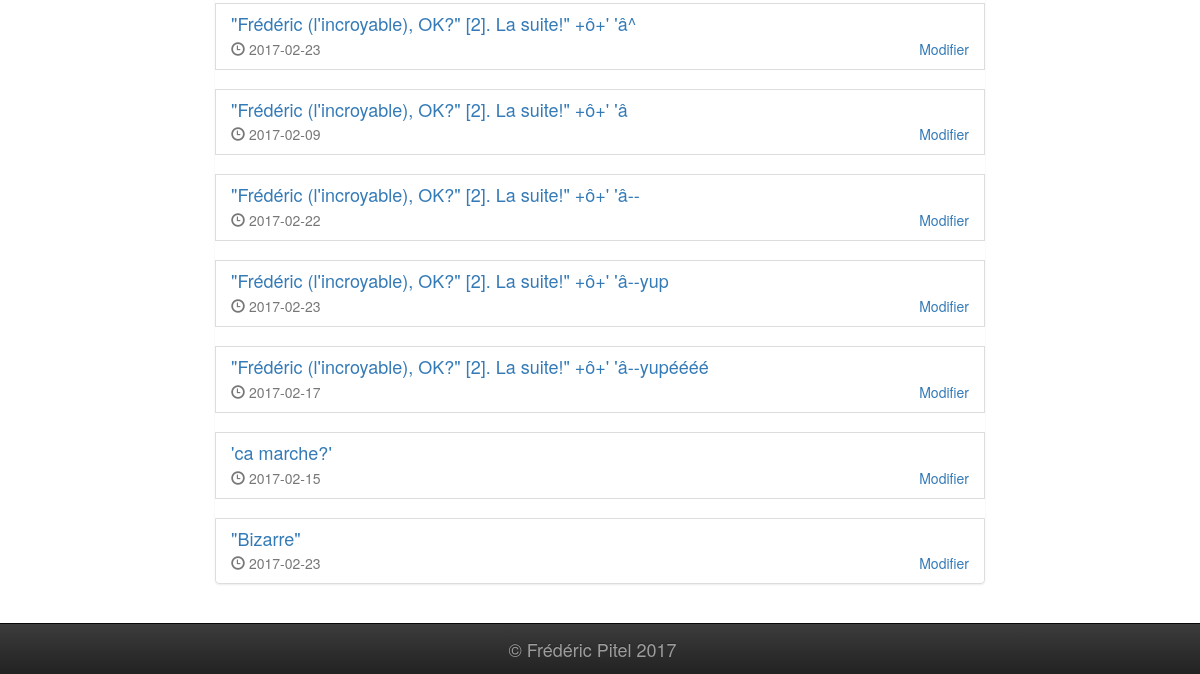
/admin (lower part), run on an earlier commit of the app's database.
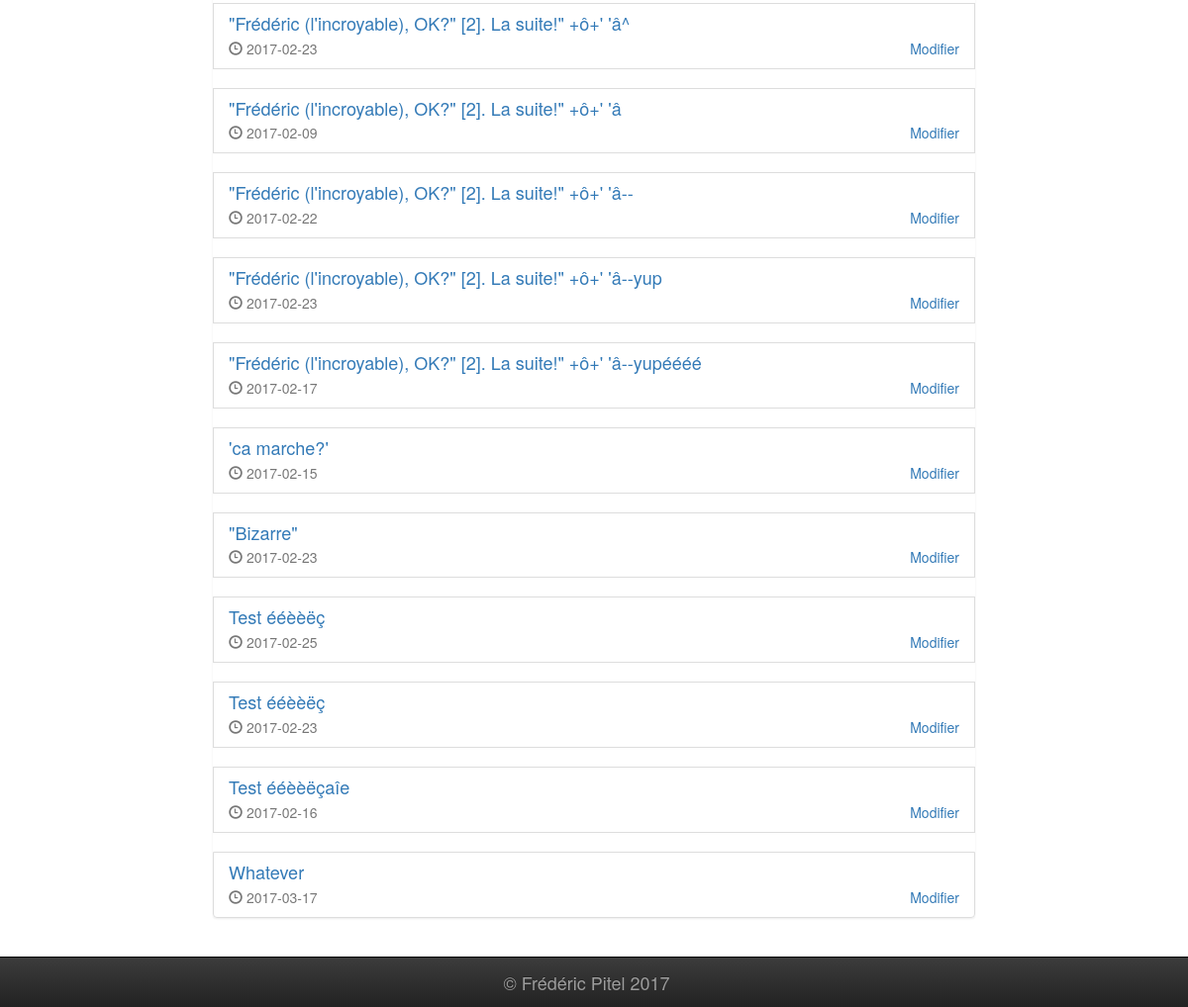
And on a later commit of the database.
### tables this page shows
CREATE TABLE article (
  id integer primary key,
  titre varchar(100),
  identifiant varchar(50),
  auteur varchar(100),
  date_publication text,
  paragraphe varchar(500)
);

### index.py (the view)
@app.route('/admin')
def admin():
    articles = get_db().get_all_articles()
    return render_template('admin.html',
                           articles=articles)

### database.py (called while the page is built)
    def get_connection(self):
        if self.connection is None:
            self.connection = sqlite3.connect(PATH_TO_DB)
        return self.connection

    def disconnect(self):
        if self.connection is not None:
            self.connection.close()

    def get_all_articles(self):
        cursor = self.get_connection().cursor()
        cursor.execute("SELECT * FROM article;")
        return [Article(row) for row in cursor.fetchall()]

### index.py (called while the page is built)
def get_db():
    db = getattr(g, '_database', None)
    if db is None:
        g._database = Database()
    return g._database

@app.teardown_appcontext
def close_connection(exception):
    db = getattr(g, '_database', None)
    if db is not None:
        db.disconnect()

### templates/admin.html (shortened to what this page needs)
{% extends "wrapper.html" %}
{% block content %}
    <br/>
    {% if not articles %}
        <h3>Aucun article.</h3>
    {% else %}
        <ul class="list-group">
            {% for article in articles %}
                <li class="list-group-item">
                    <h4 class="list-group-item-heading"><a href="/article/{{ article.identifiant }}" class="list-group-item-heading">{{ article.titre }}</a></h4>
                    <div class="row text-muted">
                        <div class="col-md-6"><span class="glyphicon glyphicon-time"></span> {{ article.date }}</div>
                        <a href="/modifier/{{ article.identifiant }}" class="col-md-6 text-right">Modifier</a>
                    </div>
                </li>
                {% if not loop.last %}
                    <br/>
                {% endif %}
            {% endfor %}
        </ul>
    {% endif %}
{% endblock %}

What changed in the data, as far as the page shows it:
added article: titre "Test ééèèëç", date "2017-02-25"
added article: titre "Test ééèèëç", date "2017-02-23"
added article: titre "Test ééèèëçaîe", date "2017-02-16"
added article: titre "Whatever", date "2017-03-17"
